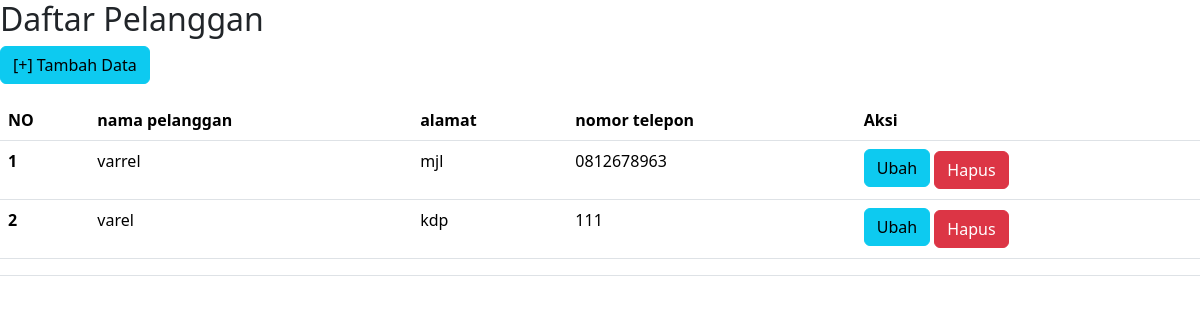
Page /pelanggan/index.php on the committed database.
### tables this page shows
CREATE TABLE `pelanggan` (
  `pelanggan_id` int(11) NOT NULL,
  `nama_pelanggan` varchar(255) NOT NULL,
  `alamat` text NOT NULL,
  `nomor_telpon` varchar(15) NOT NULL
);

### pelanggan/index.php (the view, shortened to what this page needs)
<!DOCTYPE html>
<html lang="en">
<link rel="stylesheet" type="text/css" href="style.css">
<link href="https://cdn.jsdelivr.net/npm/bootstrap@5.3.2/dist/css/bootstrap.min.css" rel="stylesheet">
</head>
<body>
<h2>Daftar Pelanggan</h2>
<a href="form.php" class="btn btn-info mb-3">[+] Tambah Data</a>
<table class="table">
  <thead class="table-primary">
    <thead>
      <tr>
      <th>NO</th>
<th>nama pelanggan</th>
<th >alamat</th>
<th >nomor telepon</th>
<th >Aksi</th>
      </tr>
    </thead>
    <tbody>
      <tr>
        <?php
include "../config.php";
$sql="select * from pelanggan";
$result=mysqli_query($koneksi,$sql);
$no=1;
while($data=mysqli_fetch_array($result))
{
?>
        <th scope="row"><?= $no ?></th>
        <td><?= $data['nama_pelanggan'] ?></td>
        <td><?= $data['alamat'] ?></td>
        <td><?= $data['nomor_telpon'] ?></td>
<td >
<a href="edit.php?id=<?= $data['pelanggan_id']
?>" class="btn btn-info mb-1">Ubah</a>
<a href="delete.php?id=<?=$data['pelanggan_id'] ?>"
	onclick="return confirm('Apakah Anda Yakin data pelanggan <?= $data['nama_pelanggan'] ?> akan dihapus?')" class="btn btn-danger">Hapus</a>
      </tr>
      <?php
$no++;
}
?>
    </tbody>
    <td colspan="6"></td>
</table>
<br>

### style.css (style rules this page uses)
* { margin: 0 auto; padding: 0 auto; }
body { background: #eee; }

### rows in the picture
pelanggan: nama_pelanggan "varrel", alamat "mjl", nomor_telpon "0812678963"
pelanggan: nama_pelanggan "varel", alamat "kdp", nomor_telpon "111"
